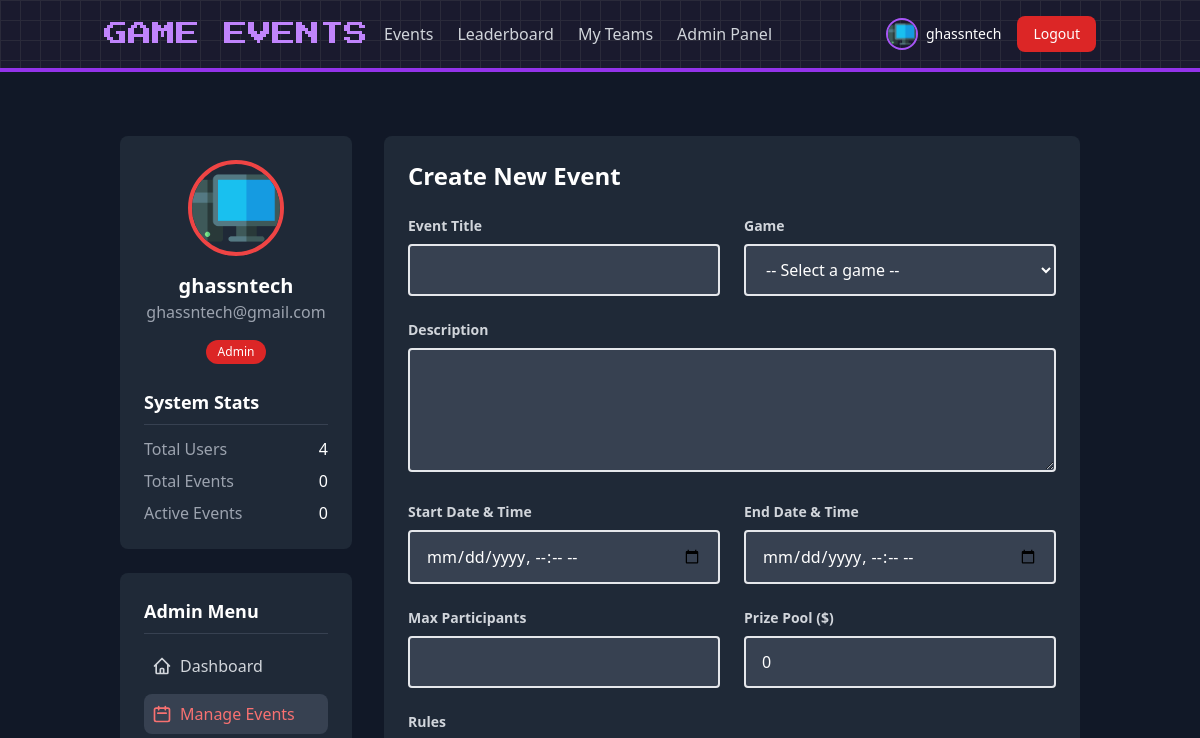
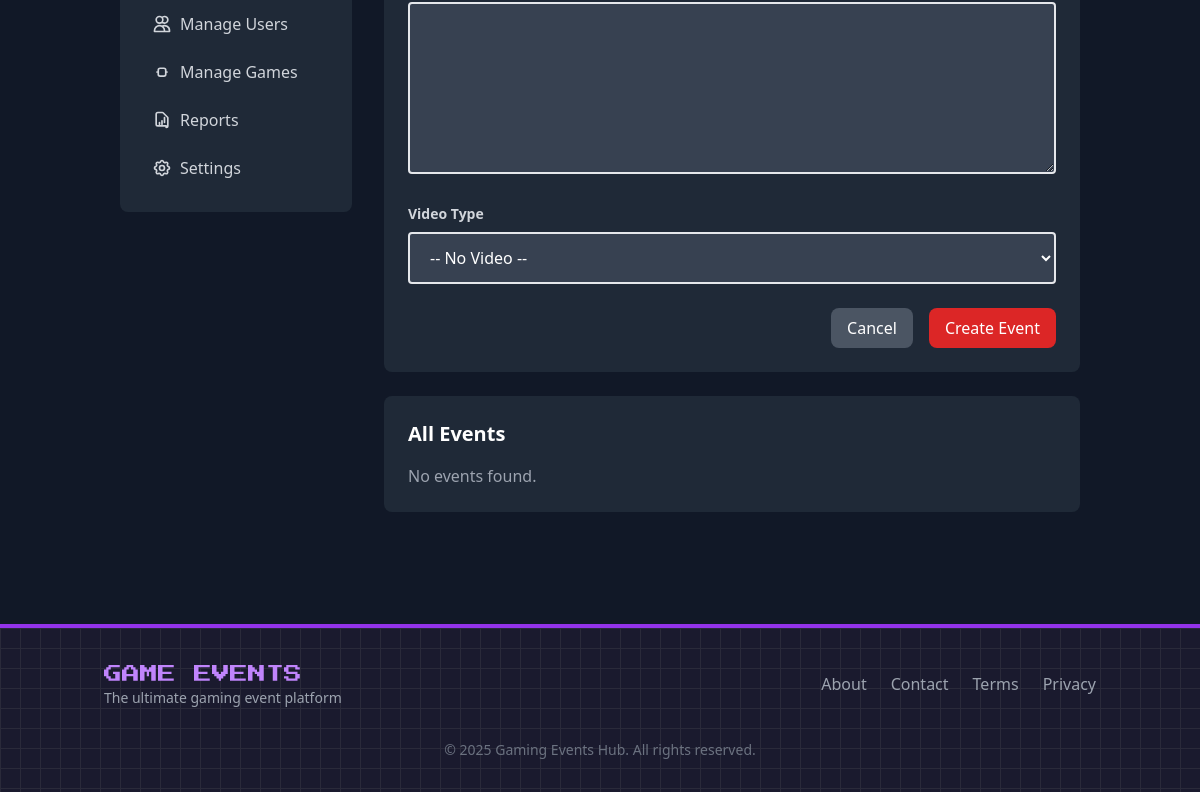
The app's page /views/admin/events.php?action=create (signed in), older data (2 pictures, top to bottom).
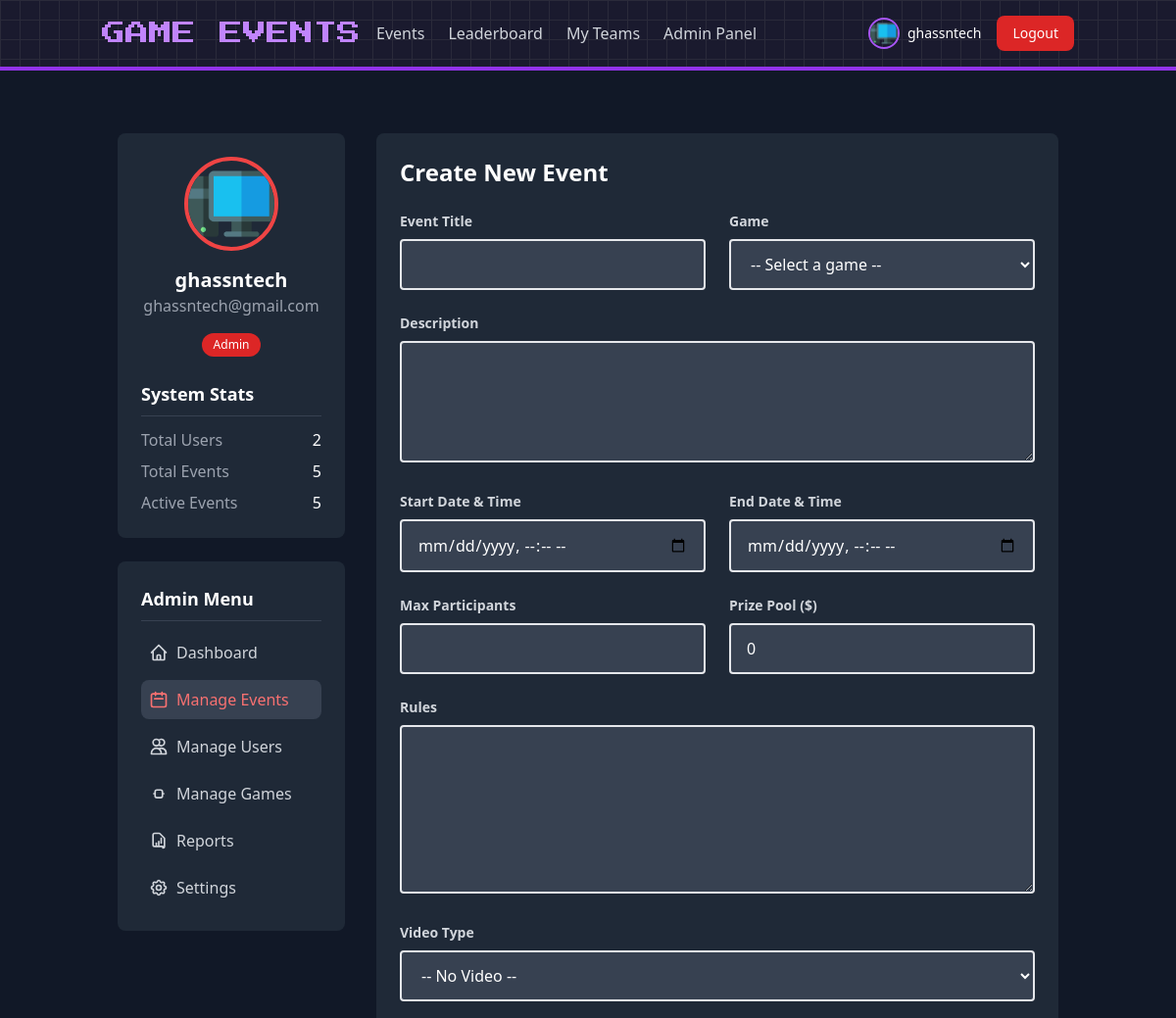
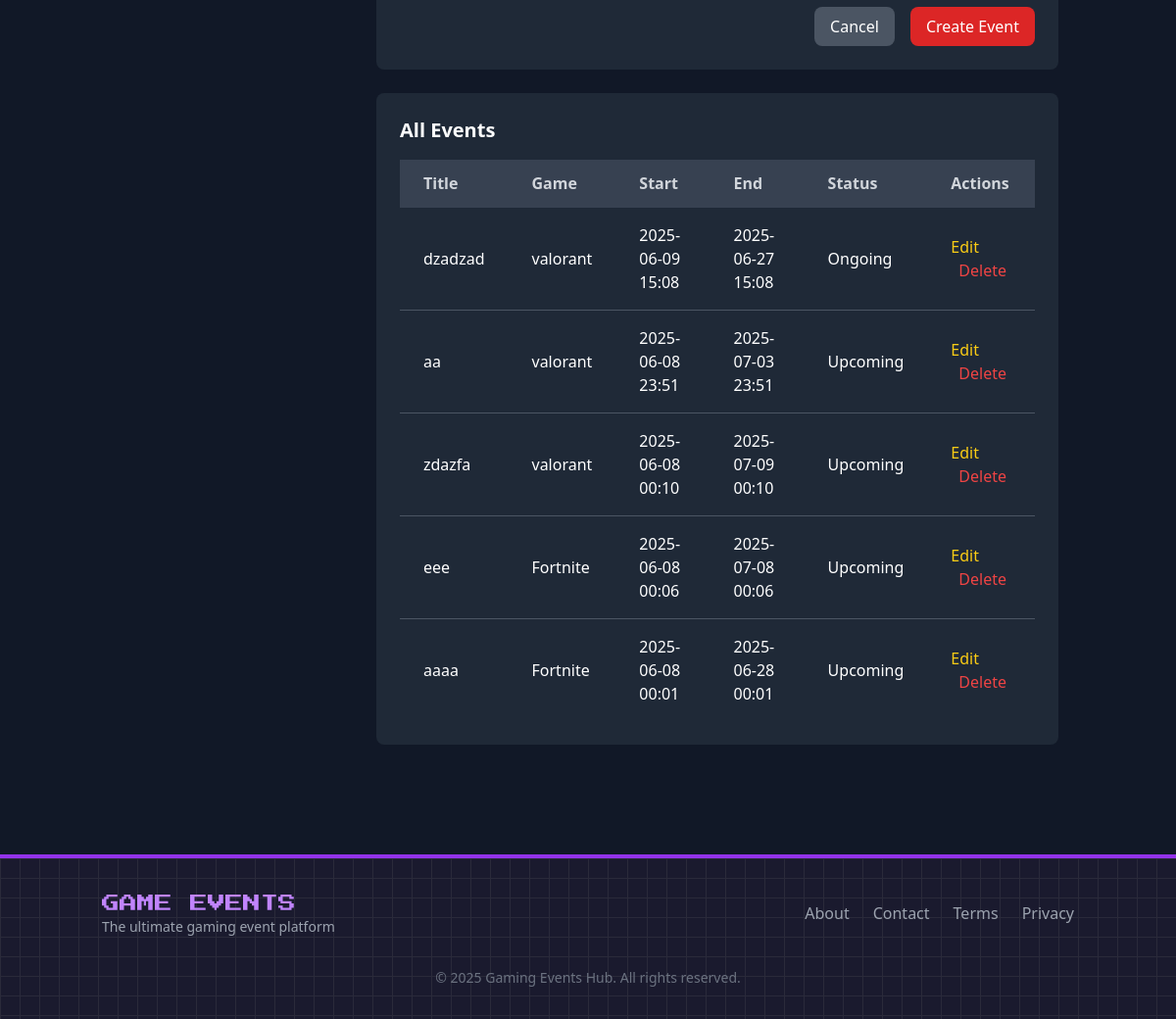
The same page, newer data (2 pictures, top to bottom).
### tables this page shows
CREATE TABLE `events` (
  `id` int(11) NOT NULL,
  `title` varchar(100) NOT NULL,
  `description` text DEFAULT NULL,
  `game_id` int(11) DEFAULT NULL,
  `start_date` datetime NOT NULL,
  `end_date` datetime NOT NULL,
  `max_participants` int(11) DEFAULT NULL,
  `current_participants` int(11) DEFAULT 0,
  `prize_pool` decimal(10,2) DEFAULT NULL,
  `rules` text DEFAULT NULL,
  `status` enum('upcoming','ongoing','completed','cancelled') DEFAULT 'upcoming',
  `created_by` int(11) DEFAULT NULL,
  `creator` varchar(255) NOT NULL,
  `created_at` timestamp NOT NULL DEFAULT current_timestamp(),
  `updated_at` timestamp NOT NULL DEFAULT current_timestamp() ON UPDATE current_timestamp(),
  `video_url` varchar(255) DEFAULT NULL,
  `video_type` enum('youtube','twitch','custom') DEFAULT NULL,
  `video_thumbnail` varchar(255) DEFAULT NULL
);

CREATE TABLE `games` (
  `id` int(11) NOT NULL,
  `name` varchar(100) NOT NULL,
  `type` varchar(50) DEFAULT NULL,
  `platform` varchar(50) DEFAULT NULL,
  `image` varchar(255) DEFAULT 'default_game.png',
  `created_at` timestamp NOT NULL DEFAULT current_timestamp()
);

### models/User.php (called while the page is built, shortened)
<?php
require_once __DIR__ . '/../config/database.php';
class User
{
    private $db;
    public function __construct()
    {
        global $pdo;
        $this->db = $pdo;
    }
    public function getAllUsers()
    {
        $query = 'SELECT id, username, email, role, avatar, created_at FROM users';
        $stmt = $this->db->prepare($query);
        $stmt->execute();
        return $stmt->fetchAll(PDO::FETCH_ASSOC);
    }
}

### models/Event.php (called while the page is built, shortened)
<?php
require_once __DIR__ . '/../config/database.php';
class Event
{
    private $db;
    public function __construct()
    {
        global $pdo;
        $this->db = $pdo;
    }
    public function getAllEvents($status = null)
    {
        if ($status !== null) {
            $stmt = $this->db->prepare("
                SELECT e.*, g.name AS game_name
                FROM events e
                INNER JOIN games g ON e.game_id = g.id
                WHERE e.status = ?
                ORDER BY e.start_date DESC
            ");
            $stmt->execute([$status]);
            return $stmt->fetchAll();
        } else {
            $stmt = $this->db->query("
                SELECT e.*, g.name AS game_name
                FROM events e
                INNER JOIN games g ON e.game_id = g.id
                ORDER BY e.start_date DESC
            ");
            return $stmt->fetchAll();
        }
    }
}

### views/admin/events.php (the view, shortened to what the changed rows need)
<?php
require_once '../../bootstrap.php';
require_once '../../models/Event.php';
$event = new Event();
$allEvents = $event->getAllEvents();
?>
<?php include '../../includes/header.php'; ?>
<div class="container mx-auto px-4 py-8">
    <div class="flex flex-col md:flex-row gap-8">
        <?php include __DIR__ . '/sidebar.php'; ?>
        <div class="w-full md:w-3/4">
            <?php if (isset($_GET['action']) && ($_GET['action'] === 'create' || $_GET['action'] === 'edit')): ?>
                <div class="bg-gray-800 rounded-lg p-6 mb-6">
                    <h2 class="text-2xl font-bold mb-6">
                        <?php echo $_GET['action'] === 'create' ? 'Create New Event' : 'Edit Event'; ?>
                    </h2>
                </div>
            <?php endif; ?>
            <div class="bg-gray-800 rounded-lg p-6">
                <h2 class="text-xl font-bold mb-4">All Events</h2>
                <?php if (count($allEvents) > 0): ?>
                    <table class="min-w-full divide-y divide-gray-700">
                        <thead class="bg-gray-700 text-gray-300">
                            <tr>
                                <th class="px-6 py-3 text-left">Title</th>
                                <th class="px-6 py-3 text-left">Game</th>
                                <th class="px-6 py-3 text-left">Start</th>
                                <th class="px-6 py-3 text-left">End</th>
                                <th class="px-6 py-3 text-left">Status</th>
                                <th class="px-6 py-3 text-left">Actions</th>
                            </tr>
                        </thead>
                        <tbody class="bg-gray-800 text-white divide-y divide-gray-600">
                            <?php foreach ($allEvents as $ev): ?>
                                <tr>
                                    <td class="px-6 py-4"><?php echo htmlspecialchars($ev['title']); ?></td>
                                    <td class="px-6 py-4"><?php echo htmlspecialchars($ev['game_name'] ?? 'N/A'); ?></td>
                                    <td class="px-6 py-4"><?php echo date('Y-m-d H:i', strtotime($ev['start_date'])); ?></td>
                                    <td class="px-6 py-4"><?php echo date('Y-m-d H:i', strtotime($ev['end_date'])); ?></td>
                                    <td class="px-6 py-4"><?php echo ucfirst($ev['status']); ?></td>
                                    <td class="px-6 py-4 space-x-2">
                                        <a href="events.php?action=edit&id=<?php echo $ev['id']; ?>"
                                            class="text-yellow-400 hover:underline">Edit</a>
                                        <form action="../../controllers/eventController.php?action=delete" method="POST"
                                            class="inline"
                                            onsubmit="return confirm('Are you sure you want to delete this event?');">
                                            <button type="submit" class="text-red-500 hover:underline">Delete</button>
                                        </form>
                                    </td>
                                </tr>
                            <?php endforeach; ?>
                        </tbody>
                    </table>
                <?php else: ?>
                    <p class="text-gray-400 mt-4">No events found.</p>
                <?php endif; ?>
            </div>
        </div>
    </div>
</div>
<?php include '../../includes/footer.php'; ?>

### views/admin/sidebar.php (shortened to what the changed rows need)
<?php
require_once __DIR__ . '/../../bootstrap.php';
require_once __DIR__ . '/../../models/User.php';
require_once __DIR__ . '/../../models/Event.php';
$user = new User();
$event = new Event();
$userCount = count($user->getAllUsers());
$eventCount = count($event->getAllEvents());
$activeEventCount = count(array_filter($event->getAllEvents(), function ($e) {
    return $e['status'] === 'upcoming' || $e['status'] === 'ongoing';
}));
?>
<div class="w-full md:w-1/4">
    <div class="bg-gray-800 rounded-lg p-6 mb-6">
        <div class="mt-6">
            <div class="space-y-2">
                <div class="flex justify-between">
                    <span class="text-gray-400">Total Users</span>
                    <span class="font-medium"><?php echo $userCount; ?></span>
                </div>
                <div class="flex justify-between">
                    <span class="text-gray-400">Total Events</span>
                    <span class="font-medium"><?php echo $eventCount; ?></span>
                </div>
                <div class="flex justify-between">
                    <span class="text-gray-400">Active Events</span>
                    <span class="font-medium"><?php echo $activeEventCount ?? ""; ?></span>
                </div>
            </div>
        </div>
    </div>
</div>

Row changes from the older to the newer data that the page shows:
added events: title "dzadzad", game.name "valorant", start_date "2025-06-09 15:08", end_date "2025-06-27 15:08", status "Ongoing"
added events: title "aa", game.name "valorant", start_date "2025-06-08 23:51", end_date "2025-07-03 23:51", status "Upcoming"
added events: title "zdazfa", game.name "valorant", start_date "2025-06-08 00:10", end_date "2025-07-09 00:10", status "Upcoming"
added events: title "eee", game.name "Fortnite", start_date "2025-06-08 00:06", end_date "2025-07-08 00:06", status "Upcoming"
added events: title "aaaa", game.name "Fortnite", start_date "2025-06-08 00:01", end_date "2025-06-28 00:01", status "Upcoming"
Text that changed along with them:
$userCount: "4" → "2"
$eventCount: "0" → "5"
$activeEventCount: "0" → "5"
text no longer shown: "No events found."
text now shown: "Title Game Start End Status Actions"
